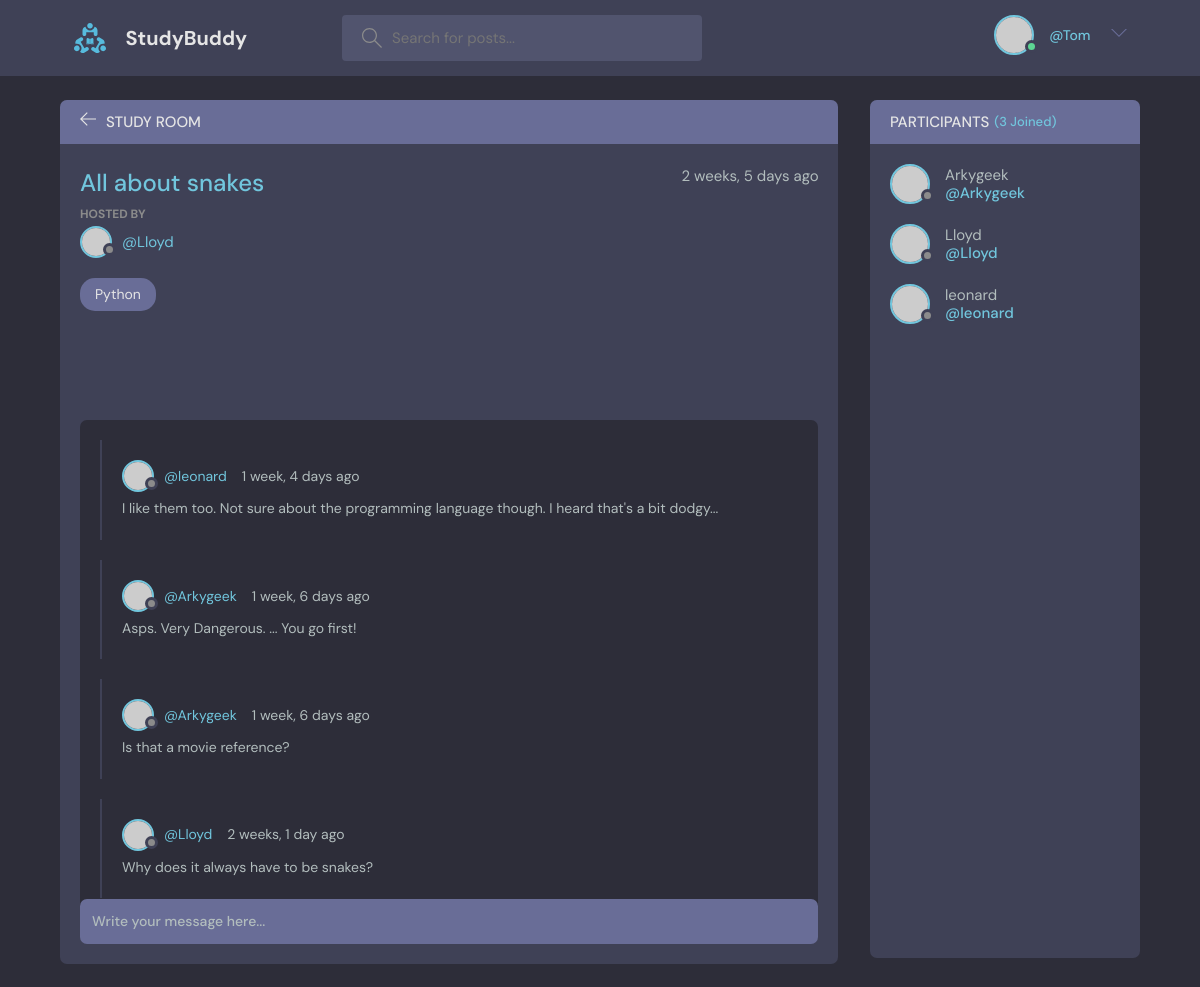
The page /room/8/ (signed in) on the database its author committed.
### base/models.py (models this page shows, shortened)
class Room(models.Model):
    host = models.ForeignKey(
        User,
        on_delete=models.SET_NULL,
        null=True)
    topic = models.ForeignKey(
        Topic,
        on_delete=models.SET_NULL,
        null=True)
    name = models.CharField(max_length=200)
    description = models.TextField(null=True, blank=True)
    participants = models.ManyToManyField(
        User,
        related_name='participants',
        blank=True)
    updated = models.DateTimeField(auto_now=True)
    created = models.DateTimeField(auto_now_add=True)
    class Meta:
        ordering = ['-updated', '-created']

class Topic(models.Model):
      name = models.CharField(max_length=200)
      def __str__(self):
          return self.name

class Message(models.Model):
    user = models.ForeignKey(User, on_delete=models.CASCADE)
    room = models.ForeignKey(Room, on_delete=models.CASCADE)
    body = models.TextField()
    updated = models.DateTimeField(auto_now=True)
    created = models.DateTimeField(auto_now_add=True)
    class Meta:
        ordering = ['-updated', '-created']

### base/views.py (the view, shortened to what this page needs)
# urls.py: path('room/<str:pk>/', views.room, name="room"),
def room(request, pk):
    room = Room.objects.get(id=pk)
    room_messages = room.message_set.all()
    participants = room.participants.all()
    context = { # this is the dictionary we pass to the function
      'room': room,
      'room_messages': room_messages,
      'participants' : participants,
    }
    return render(request, 'base/room.html', context)

### base/templates/base/room.html (shortened to what this page needs)
{% extends 'main.html' %}
{% block content %}
    <main class="profile-page layout layout--2">
      <div class="container">
        <div class="room">
          <div class="room__top">
            <div class="room__topLeft">
              <a href="{% url 'home' %}">
                <svg version="1.1" xmlns="http://www.w3.org/2000/svg" width="32" height="32" viewBox="0 0 32 32">
                  <title>arrow-left</title>
                  <path
                    d="M13.723 2.286l-13.723 13.714 13.719 13.714 1.616-1.611-10.96-10.96h27.625v-2.286h-27.625l10.965-10.965-1.616-1.607z"
                  ></path>
                </svg>
              </a>
              <h3>Study Room</h3>
            </div>
          </div>
          <div class="room__box scroll">
            <div class="room__header scroll">
              <div class="room__info">
                <h3>{{room.name}}</h3>
                <span>{{room.created|timesince}} ago</span>
              </div>
              <div class="room__hosted">
                <p>Hosted By</p>
                <a href="{% url 'user-profile' room.host.id %}" class="room__author">
                  <div class="avatar avatar--small">
                    <img src="https://randomuser.me/api/portraits/men/37.jpg" />
                  </div>
                  <span>@{{room.host.username}}</span>
                </a>
              </div>
              <span class="room__topics">{{room.topic}}</span>
            </div>
            <div class="room__conversation">
              <div class="threads scroll">
                {% for message in room_messages %}
                <div class="thread">
                  <div class="thread__top">
                    <div class="thread__author">
                      <a href="{% url 'user-profile' message.user.id %}" class="thread__authorInfo">
                        <div class="avatar avatar--small">
                          <img src="https://randomuser.me/api/portraits/men/37.jpg" />
                        </div>
                        <span>@{{message.user.username}}</span>
                      </a>
                      <span class="thread__date">{{message.created|timesince}} ago</span>
                    </div>
                  </div>
                  <div class="thread__details">
                    {{message.body}}
                  </div>
                </div>
                {% endfor %}
              </div>
            </div>
          </div>
          <div class="room__message">
            <form action="" method='POST'>
              <input name="body" placeholder="Write your message here..." />
            </form>
          </div>
        </div>
        <div class="participants">
          <h3 class="participants__top">Participants <span>({{participants.count}} Joined)</span></h3>
          <div class="participants__list scroll">
            {% for user in participants %}
              <a href="{% url 'user-profile' user.id %}" class="participant">
                <div class="avatar avatar--medium">
                  <img src="https://randomuser.me/api/portraits/men/37.jpg" />
                </div>
                <p>
                  {{user.username}}
                  <span>@{{user.username}}</span>
                </p>
              </a>
            {% endfor %}
          </div>
        </div>
      </div>
    </main>
{% endblock content %}

### templates/navbar.html (shortened to what this page needs)
{% load static %}
<header class="header header--loggedIn">
  <div class="container">
    <a href="{% url 'home' %}" class="header__logo">
      <img src="{% static 'images/logo.svg' %}" />
      <h1>StudyBuddy</h1>
    </a>
    <form class="header__search"
          method="GET"
          action="{% url 'home' %}">
      <label>
        <input name='q' placeholder="Search for posts..." />
      </label>
    </form>
    <nav class="header__menu">
      {% if request.user.is_authenticated %}
        <div class="header__user">
          <a href="{% url 'update-user' %}">
            <div class="avatar avatar--medium active">
              <img src="https://randomuser.me/api/portraits/men/37.jpg" />
            </div>
            <p>
              <span>
                @{{ request.user.username }}
              </span>
            </p>
          </a>
          <button class="dropdown-button">
            <svg version="1.1"
                 xmlns="http://www.w3.org/2000/svg"
                 width="32"
                 height="32"
                 viewBox="0 0 32 32">
              <title>chevron-down</title>
              <path d="M16 21l-13-13h-3l16 16 16-16h-3l-13 13z"></path>
            </svg>
          </button>
        </div>
      {% else %}
        <a href="{% url 'login' %}">
          <img src="{% static 'images/avatar.svg' %}" />
          <p>Login</p>
        </a>
      {% endif %}
    </nav>
  </div>
</header>

### rows shown on the page
Room: name "All about snakes", created "2 weeks, 5 days", host.username "Lloyd", topic "Python"
Message: user.username "leonard", created "1 week, 4 days", body "I like them too. Not sure about the programming language though. I heard that's a bit dodgy..."
Message: user.username "Arkygeek", created "1 week, 6 days", body "Asps. Very Dangerous. ... You go first!"
Message: user.username "Arkygeek", created "1 week, 6 days", body "Is that a movie reference?"
Message: user.username "Lloyd", created "2 weeks, 1 day", body "Why does it always have to be snakes?"

### other values the page prints
{{ request.user.username }} "Tom"
{{ participants.count }} "3"
{{ user.username }} "Arkygeek"
{{ user.username }} "Lloyd"
{{ user.username }} "leonard"
